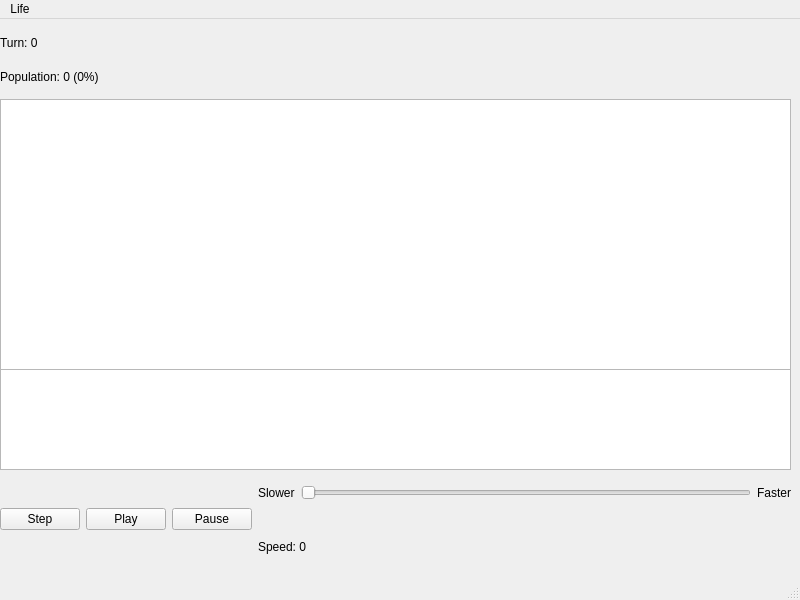
<?xml version="1.0" encoding="UTF-8"?>
<ui version="4.0">
 <class>MainWindow</class>
 <widget class="QMainWindow" name="MainWindow">
  <property name="geometry">
   <rect>
    <x>0</x>
    <y>0</y>
    <width>800</width>
    <height>600</height>
   </rect>
  </property>
  <property name="windowTitle">
   <string>MainWindow</string>
  </property>
  <widget class="QWidget" name="centralwidget">
   <widget class="QWidget" name="horizontalLayoutWidget">
    <property name="geometry">
     <rect>
      <x>0</x>
      <y>450</y>
      <width>791</width>
      <height>101</height>
     </rect>
    </property>
    <layout class="QHBoxLayout" name="horizontalLayout">
     <item>
      <widget class="QPushButton" name="step_button">
       <property name="text">
        <string>Step</string>
       </property>
      </widget>
     </item>
     <item>
      <widget class="QPushButton" name="play_button">
       <property name="text">
        <string>Play</string>
       </property>
      </widget>
     </item>
     <item>
      <widget class="QPushButton" name="pause_button">
       <property name="text">
        <string>Pause</string>
       </property>
      </widget>
     </item>
     <item>
      <layout class="QVBoxLayout" name="verticalLayout">
       <item>
        <layout class="QHBoxLayout" name="horizontalLayout_2">
         <item>
          <widget class="QLabel" name="faster_label">
           <property name="text">
            <string>Slower</string>
           </property>
          </widget>
         </item>
         <item>
          <widget class="QSlider" name="speed_slider">
           <property name="orientation">
            <enum>Qt::Horizontal</enum>
           </property>
          </widget>
         </item>
         <item>
          <widget class="QLabel" name="slower_label">
           <property name="text">
            <string>Faster</string>
           </property>
          </widget>
         </item>
        </layout>
       </item>
       <item>
        <widget class="QLabel" name="speed_label">
         <property name="text">
          <string>Speed: 0</string>
         </property>
        </widget>
       </item>
      </layout>
     </item>
    </layout>
   </widget>
   <widget class="QGraphicsView" name="graph_view">
    <property name="geometry">
     <rect>
      <x>0</x>
      <y>350</y>
      <width>791</width>
      <height>101</height>
     </rect>
    </property>
   </widget>
   <widget class="QGraphicsView" name="grid_view">
    <property name="geometry">
     <rect>
      <x>0</x>
      <y>80</y>
      <width>791</width>
      <height>271</height>
     </rect>
    </property>
   </widget>
   <widget class="QWidget" name="verticalLayoutWidget_2">
    <property name="geometry">
     <rect>
      <x>0</x>
      <y>10</y>
      <width>791</width>
      <height>61</height>
     </rect>
    </property>
    <layout class="QVBoxLayout" name="verticalLayout_3">
     <item>
      <widget class="QLabel" name="turn_label">
       <property name="text">
        <string>Turn: 0</string>
       </property>
      </widget>
     </item>
     <item>
      <widget class="QLabel" name="population_label">
       <property name="text">
        <string>Population: 0 (0%)</string>
       </property>
      </widget>
     </item>
    </layout>
   </widget>
  </widget>
  <widget class="QMenuBar" name="menubar">
   <property name="geometry">
    <rect>
     <x>0</x>
     <y>0</y>
     <width>800</width>
     <height>26</height>
    </rect>
   </property>
   <widget class="QMenu" name="menuLife">
    <property name="title">
     <string>Life</string>
    </property>
   </widget>
   <addaction name="menuLife"/>
  </widget>
  <widget class="QStatusBar" name="statusbar"/>
 </widget>
 <resources/>
 <connections/>
</ui>
